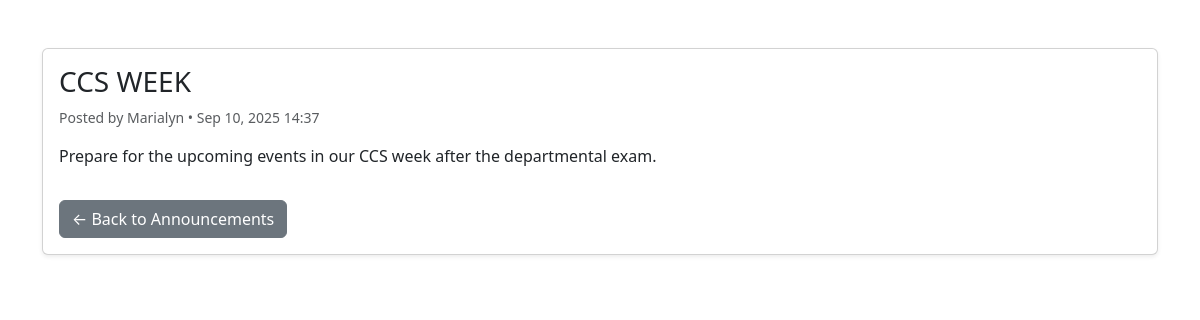
/teachers/announcement/4/ (signed in), run on the app's committed database.
### teachers/models.py (models this page shows, shortened)
class Announcement(models.Model):
    CATEGORY_CHOICES = [
        ('exam', 'Exams'),
        ('event', 'Events'),
        ('reminder', 'Reminders'),
        ('general', 'General'),
    ]
    PRIORITY_CHOICES = [
        ('normal', 'Normal'),
        ('high', 'Urgent'),
    ]
    title = models.CharField(max_length=200)
    content = models.TextField()
    category = models.CharField(max_length=20, choices=CATEGORY_CHOICES, default='general')
    priority = models.CharField(max_length=10, choices=PRIORITY_CHOICES, default='normal')
    date_posted = models.DateTimeField(auto_now_add=True)
    author = models.ForeignKey(settings.AUTH_USER_MODEL, on_delete=models.CASCADE)

### accounts/models.py (models this page shows, shortened)
class User(AbstractUser):
    ROLE_CHOICES = [
        ('student', 'Student'),
        ('teacher', 'Teacher'),
        ('parent', 'Parent'),
        ('admin', 'Admin'),
        ("school_admin", "School Admin"),
    ]
    role = models.CharField(
        max_length=20,
        choices=ROLE_CHOICES,
        blank=True,   # ✅ allow empty
        null=True     # ✅ allow NULL in DB
    )

### teachers/views.py (the view)
# urls.py: path("announcement/<int:id>/", views.announcement_detail, name="announcement_detail"),
@login_required
def announcement_detail(request, id):
    ann = get_object_or_404(Announcement, id=id)
    return render(request, "teachers/announcement_detail.html", {"announcement": ann})

### teachers/templates/teachers/announcement_detail.html (shortened to what this page needs)
{% load static %}
<!DOCTYPE html>
<html lang="en">
<head>
  <link href="https://cdn.jsdelivr.net/npm/bootstrap@5.3.3/dist/css/bootstrap.min.css" rel="stylesheet">
  <link rel="stylesheet" href="{% static 'css/bootstrap.min.css' %}">
</head>
<body>
<div class="container mt-5">
  <div class="card shadow-sm">
    <div class="card-body">
      <h3>{{ announcement.title }}</h3>
      <p class="text-muted small">
        Posted by {{ announcement.author.get_full_name|default:announcement.author.username }}
        • {{ announcement.date_posted|date:"M d, Y H:i" }}
      </p>
      <p>{{ announcement.content }}</p>
      <a href="{% url 'teachers:announcement_list' %}" class="btn btn-secondary mt-3">← Back to Announcements</a>
    </div>
  </div>
</div>
</body>
</html>

### data on the page
Announcement: title "CCS WEEK", author.get_full_name "Marialyn", date_posted "Sep 10, 2025 14:37", content "Prepare for the upcoming events in our CCS week after the departmental exam."
